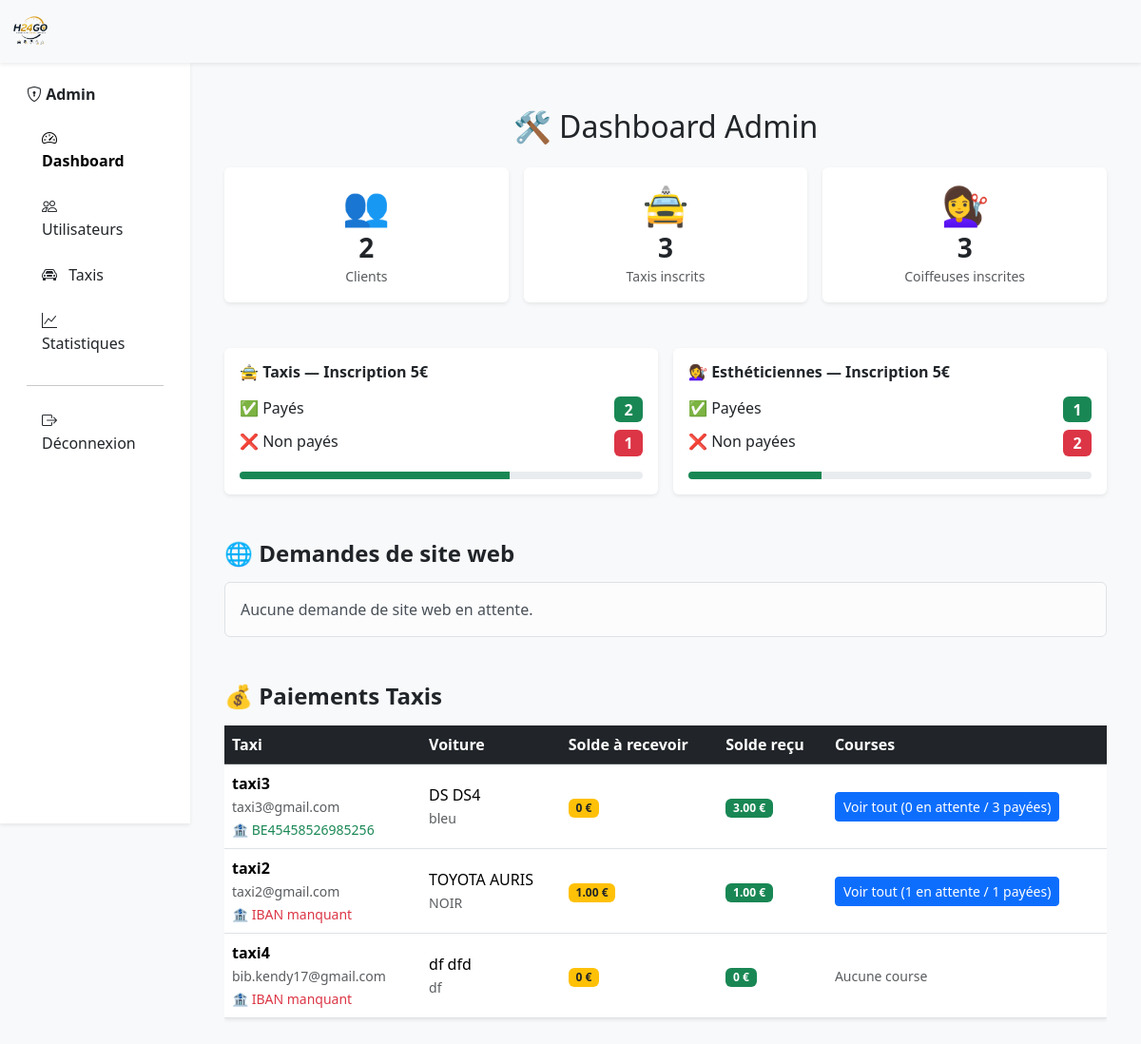
Page /adminis/dashboard/ (signed in) on the committed database.
### core/models.py (models this page shows, shortened)
class Taxi(models.Model):
    user = models.OneToOneField(User, on_delete=models.CASCADE, related_name='taxi')
    phone_number = models.CharField(max_length=20, blank=True, null=True)
    marque = models.CharField(max_length=50, blank=True, null=True)
    modele = models.CharField(max_length=50, blank=True, null=True)
    couleur = models.CharField(max_length=30, blank=True, null=True)
    is_paid = models.BooleanField(default=False)
    iban = models.CharField(max_length=34, blank=True, null=True, help_text="Numéro de compte bancaire BE (IBAN)")
    latitude = models.FloatField(null=True, blank=True)
    longitude = models.FloatField(null=True, blank=True)
    position_updated_at = models.DateTimeField(null=True, blank=True)

class User(AbstractUser):
    ROLE_CHOICES = (
        ('client', 'Client'),
        ('coiffeuse', 'Coiffeuse'),
        ('taxi', 'Taxi'),
    )
    role = models.CharField(max_length=20, choices=ROLE_CHOICES)

### core/views.py (the view)
# urls.py: path('adminis/dashboard/', views.admin_dashboard, name='admin_dashboard'),
@staff_member_required
def admin_dashboard(request):
    taxis = Taxi.objects.all()
    nb_clients = Client.objects.count()
    nb_taxis = taxis.count()
    nb_coiffeuses = Coiffeuse.objects.count()
    demandes_website = DemandeWebsite.objects.filter(traitee=False).select_related('coiffeuse__user')
    nb_taxis_payes = sum(
        1 for t in taxis
        if Payment.objects.filter(user=t.user, role="taxi", status="success").exists()
    )
    nb_taxis_non_payes = nb_taxis - nb_taxis_payes
    coiffeuses = Coiffeuse.objects.all()
    nb_coiffeuses_payees = sum(
        1 for c in coiffeuses
        if Payment.objects.filter(user=c.user, role="coiffeuse", status="success").exists()
    )
    nb_coiffeuses_non_payees = nb_coiffeuses - nb_coiffeuses_payees
    for taxi in taxis:
        courses_paid = Course.objects.filter(taxi=taxi, status='paid')
        courses_non_validees = courses_paid.filter(paiement_admin=False)
        taxi.solde_a_recevoir = sum(c.prix_propose for c in courses_non_validees)
        taxi.solde_recu = sum(
            c.prix_propose for c in courses_paid.filter(paiement_admin=True)
        )
        taxi.courses_a_payer = courses_non_validees
        taxi.courses_recues = courses_paid.filter(paiement_admin=True)
    return render(request, "admin/dashboard.html", {
        "taxis": taxis,
        "nb_clients": nb_clients,
        "nb_taxis": nb_taxis,
        "nb_coiffeuses": nb_coiffeuses,
        "nb_taxis_payes": nb_taxis_payes,
        "nb_taxis_non_payes": nb_taxis_non_payes,
        "nb_coiffeuses_payees": nb_coiffeuses_payees,
        "nb_coiffeuses_non_payees": nb_coiffeuses_non_payees,
        "demandes_website": demandes_website,
    })

### core/templates/admin/dashboard.html (shortened to what this page needs)
{% extends "admin/base_admin.html" %}
{% block content %}
<div class="container my-4">
    <h2 class="mb-4 text-center">🛠️ Dashboard Admin</h2>
    <div class="row g-3 mb-5">
        <div class="col-6 col-md-4">
            <div class="card shadow-sm text-center border-0 h-100">
                <div class="card-body">
                    <div class="display-6 mb-1">👥</div>
                    <h3 class="fw-bold mb-0">{{ nb_clients }}</h3>
                    <small class="text-muted">Clients</small>
                </div>
            </div>
        </div>
        <div class="col-6 col-md-4">
            <div class="card shadow-sm text-center border-0 h-100">
                <div class="card-body">
                    <div class="display-6 mb-1">🚖</div>
                    <h3 class="fw-bold mb-0">{{ nb_taxis }}</h3>
                    <small class="text-muted">Taxis inscrits</small>
                </div>
            </div>
        </div>
        <div class="col-6 col-md-4">
            <div class="card shadow-sm text-center border-0 h-100">
                <div class="card-body">
                    <div class="display-6 mb-1">💇‍♀️</div>
                    <h3 class="fw-bold mb-0">{{ nb_coiffeuses }}</h3>
                    <small class="text-muted">Coiffeuses inscrites</small>
                </div>
            </div>
        </div>
    </div>
    <div class="row g-3 mb-5">
        <div class="col-12 col-md-6">
            <div class="card shadow-sm border-0 h-100">
                <div class="card-body">
                    <h6 class="fw-bold mb-3">🚖 Taxis — Inscription 5€</h6>
                    <div class="d-flex justify-content-between mb-2">
                        <span>✅ Payés</span>
                        <span class="badge bg-success fs-6">{{ nb_taxis_payes }}</span>
                    </div>
                    <div class="d-flex justify-content-between">
                        <span>❌ Non payés</span>
                        <span class="badge bg-danger fs-6">{{ nb_taxis_non_payes }}</span>
                    </div>
                    {% if nb_taxis > 0 %}
                    <div class="progress mt-3" style="height: 8px;">
                        <div class="progress-bar bg-success" style="width: {% widthratio nb_taxis_payes nb_taxis 100 %}%"></div>
                    </div>
                    {% endif %}
                </div>
            </div>
        </div>
        <div class="col-12 col-md-6">
            <div class="card shadow-sm border-0 h-100">
                <div class="card-body">
                    <h6 class="fw-bold mb-3">💇‍♀️ Esthéticiennes — Inscription 5€</h6>
                    <div class="d-flex justify-content-between mb-2">
                        <span>✅ Payées</span>
                        <span class="badge bg-success fs-6">{{ nb_coiffeuses_payees }}</span>
                    </div>
                    <div class="d-flex justify-content-between">
                        <span>❌ Non payées</span>
                        <span class="badge bg-danger fs-6">{{ nb_coiffeuses_non_payees }}</span>
                    </div>
                    {% if nb_coiffeuses > 0 %}
                    <div class="progress mt-3" style="height: 8px;">
                        <div class="progress-bar bg-success" style="width: {% widthratio nb_coiffeuses_payees nb_coiffeuses 100 %}%"></div>
                    </div>
                    {% endif %}
                </div>
            </div>
        </div>
    </div>
    <h4 class="mb-3 fw-bold">🌐 Demandes de site web</h4>
    {% if demandes_website %}
    <div class="row g-3 mb-5">
        {% for demande in demandes_website %}
        <div class="col-md-6">
            <div class="card border-0 shadow-sm border-start border-3 border-danger">
                <div class="card-body">
                    <div class="d-flex justify-content-between align-items-start">
                        <div>
                            <h6 class="fw-bold mb-1">{{ demande.coiffeuse.salon_name|default:demande.coiffeuse.user.username }}</h6>
                            <small class="text-muted">
                                📧 {{ demande.coiffeuse.user.email }}<br>
                                📞 {{ demande.coiffeuse.phone_number|default:"Non renseigné" }}<br>
                                📍 {{ demande.coiffeuse.ville|default:"Ville non renseignée" }}<br>
                                🕒 {{ demande.created_at|date:"d/m/Y H:i" }}
                            </small>
                        </div>
                        <form method="POST" action="{% url 'traiter_demande_website' demande.id %}">
                            {% csrf_token %}
                            <button class="btn btn-success btn-sm">✔ Traité</button>
                        </form>
                        <form method="POST" action="{% url 'supprimer_demande_website' demande.id %}">
                            {% csrf_token %}
                            <button class="btn btn-danger btn-sm">🗑 Supprimer</button>
                        </form>
                    </div>
                </div>
            </div>
        </div>
        {% endfor %}
    </div>
    {% else %}
        <div class="alert alert-light border mb-5">Aucune demande de site web en attente.</div>
    {% endif %}
    <h4 class="mb-3 fw-bold">💰 Paiements Taxis</h4>
    {% if taxis %}
    <div class="table-responsive">
        <table class="table table-hover shadow-sm align-middle">
            <thead class="table-dark">
                <tr>
                    <th>Taxi</th>
                    <th>Voiture</th>
                    <th>Solde à recevoir</th>
                    <th>Solde reçu</th>
                    <th>Courses</th>
                </tr>
            </thead>
            <tbody>
                {% for taxi in taxis %}
                <tr>
                    <td>
                        <strong>{{ taxi.user.username }}</strong><br>
                        <small class="text-muted">{{ taxi.user.email }}</small>
                        {% if taxi.iban %}
                            <br><small class="text-success">🏦 {{ taxi.iban }}</small>
                        {% else %}
                            <br><small class="text-danger">🏦 IBAN manquant</small>
                        {% endif %}
                    </td>
                    <td>
                        {% if taxi.marque %}{{ taxi.marque }}{% endif %}
                        {% if taxi.modele %} {{ taxi.modele }}{% endif %}
                        {% if taxi.couleur %}<br><small class="text-muted">{{ taxi.couleur }}</small>{% endif %}
                    </td>
                    <td><span class="badge bg-warning text-dark">{{ taxi.solde_a_recevoir }} €</span></td>
                    <td><span class="badge bg-success">{{ taxi.solde_recu }} €</span></td>
                    <td>
                        {% if taxi.courses_a_payer or taxi.courses_recues %}
                            <button class="btn btn-primary btn-sm"
                                    type="button"
                                    data-bs-toggle="collapse"
                                    data-bs-target="#coursesTaxi{{ taxi.id }}">
                                Voir tout
                                ({{ taxi.courses_a_payer|length }} en attente /
                                {{ taxi.courses_recues|length }} payées)
                            </button>
                        {% else %}
                            <span class="text-muted small">Aucune course</span>
                        {% endif %}
                    </td>
                </tr>
                {% endfor %}
            </tbody>
        </table>
    </div>
    {% else %}
        <div class="alert alert-info text-center">Aucun taxi enregistré pour le moment.</div>
    {% endif %}
</div>
{% endblock %}

### rows in the picture
Taxi: user.username "taxi3", user.email "taxi3@gmail.com", iban "BE45458526985256", marque "DS", modele "DS4", couleur "bleu", solde_a_recevoir "0", solde_recu "3.00", courses_a_payer|length "0", courses_recues|length "3"
Taxi: user.username "taxi2", user.email "taxi2@gmail.com", shows "🏦 IBAN manquant", marque "TOYOTA", modele "AURIS", couleur "NOIR", solde_a_recevoir "1.00", solde_recu "1.00", courses_a_payer|length "1", courses_recues|length "1"
Taxi: user.username "taxi4", user.email "bib.kendy17@gmail.com", iban "🏦 IBAN manquant", marque "df", modele "dfd", couleur "df", solde_a_recevoir "0", solde_recu "0", shows "Aucune course"

### other values in the picture
{{ nb_clients }} "2"
{{ nb_taxis }} "3"
{{ nb_coiffeuses }} "3"
{{ nb_taxis_payes }} "2"
{{ nb_taxis_non_payes }} "1"
{{ nb_coiffeuses_payees }} "1"
{{ nb_coiffeuses_non_payees }} "2"
